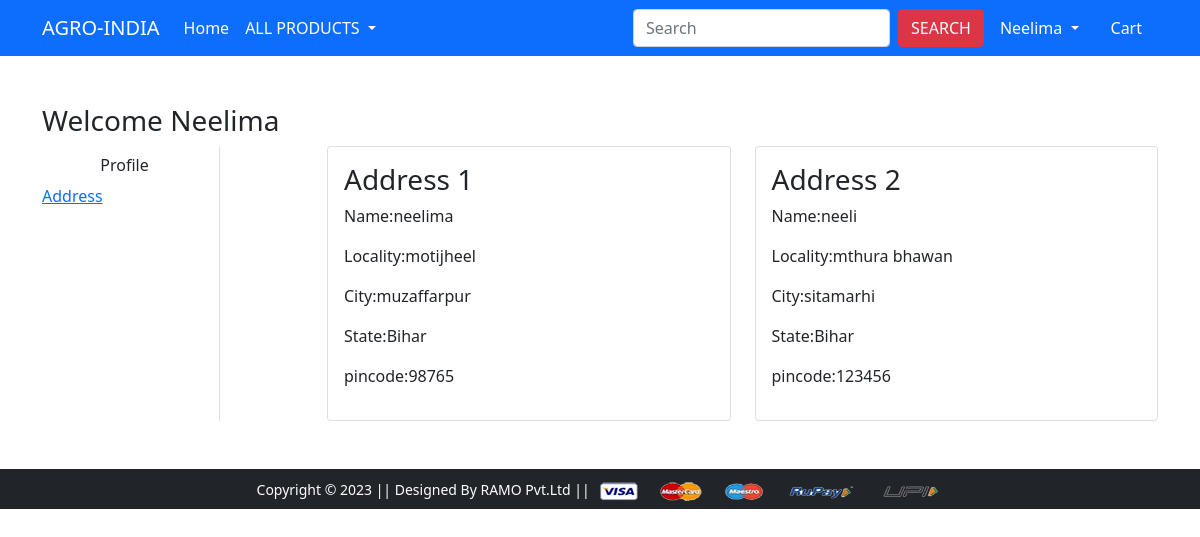
/address/ (signed in), run on the app's committed database.
### app/models.py (models this page shows, shortened)
class Customer(models.Model):
    user = models.ForeignKey(User,on_delete=models.CASCADE)
    name = models.CharField(max_length=200)
    locality = models.CharField(max_length=200)
    city = models.CharField(max_length=50)
    zipcode = models.IntegerField()
    state = models.CharField(choices=STATE_CHOICES,max_length=50)

### app/views.py (the view)
# urls.py: path('address/', views.address, name='address'),
@login_required
def address(request):
  add = Customer.objects.filter(user=request.user)
  return render(request,'app/address.html',{'add':add,'active':'btn-primary'})

### app/templates/app/address.html (shortened to what this page needs)
{% extends 'app/base.html' %}
{% load static %}
{% block main-content %}
<div class="container my-5">
 <div class="row">
 <h3>Welcome <span class = "text-capitalize">{{request.user}}</span></h3>
  <div class="col-sm-2 border-end">
   <ul class="list-unstyled">
    <li class="d-grid"><a href="{% url 'profile' %}" class="btn">Profile</a></li>
    <li class="d-grid"><a href="{% url 'address' %}" class="btn{{active}}">Address</a></li>
   </ul>
  </div>
  <div class="col-sm-9 offset-sm-1">
   <div class="row">
   {% for ad in add %}
    <div class="col-sm-6">
     <div class="card">
      <div class="card-body">
       <h3>Address {{forloop.counter}}</h3>
       <p>Name:{{ad.name}}</p>
       <p>Locality:{{ad.locality}}</p>
       <p>City:{{ad.city}}</p>
       <p>State:{{ad.state}}</p>
       <p>pincode:{{ad.zipcode}}</p>
      </div>
     </div>
    </div>
    {% endfor %}
   </div>
  </div>
 </div>
</div>
{% endblock main-content %}

### app/templates/app/base.html (shortened to what this page needs)
<!doctype html>
{% load static %}
<html lang="en">
  <head>
    <link href="https://cdn.jsdelivr.net/npm/bootstrap@5.0.0-beta1/dist/css/bootstrap.min.css" rel="stylesheet">
    <link rel="stylesheet" href="{% static 'app/css/owl.carousel.min.css' %}">
    <link rel="stylesheet" href="{% static 'app/css/all.min.css' %}">
    <link rel="stylesheet" href="{% static 'app/css/style.css' %}">
  </head>
  <body>
    <nav class="navbar navbar-expand-md navbar-dark bg-primary">
     <div class="container">
       <a class="navbar-brand" href="/">AGRO-INDIA</a>
       <div class="collapse navbar-collapse" id="navbarSupportedContent">
         <ul class="navbar-nav me-auto mb-2 mb-sm-0">
           <li class="nav-item">
             <a class="nav-link active" aria-current="page" href="/">Home</a>
           </li>
           <li class="nav-item dropdown">
             <a class="nav-link dropdown-toggle text-white" href="#" id="allproductsDropdown" role="button" data-bs-toggle="dropdown" aria-expanded="false">
               ALL PRODUCTS
             </a>
           </li>
         </ul>
         <form class="d-flex" method ="get" action= "/search_query/">
           <input class="form-control me-2" type="search" placeholder="Search" aria-label="Search" name="q">
           <button class="btn btn-danger" type="submit">SEARCH</button>
         </form>
         <div>
          <ul class="navbar-nav me-auto mb-2 mb-lg-0">
          {% if request.user.is_authenticated %}
           <li class="nav-item dropdown mx-2">
              <a class="nav-link dropdown-toggle text-white" href="#" id="profileDropdown" role="button" data-bs-toggle="dropdown" aria-expanded="false">
              {{request.user.username|capfirst}}
              </a>
            </li>
            <li class="nav-item mx-2">
             <a href="{% url 'showcart' %}" class="nav-link text-white"> Cart </a>
            </li>
          {% endif %}
          </ul>
         </div>
       </div>
     </div>
    </nav>
    {% block main-content %} {% endblock main-content %}
    <footer class="container-fluid bg-dark text-center p-2 mt-5">
        <small class="text-white">Copyright &copy; 2023 || Designed By RAMO Pvt.Ltd || </small>
        <img src="{% static 'app/images/payment.png' %}" alt="" srcset="" class="img-fluid" height="2px">
    </footer>
  </body>
</html>

### data on the page
Customer: name "neelima", locality "motijheel", city "muzaffarpur", state "Bihar", zipcode "98765"
Customer: name "neeli", locality "mthura bhawan", city "sitamarhi", state "Bihar", zipcode "123456"

### other printed values
{{ request.user.username|capfirst }} "Neelima"
{{ request.user }} "Neelima"
